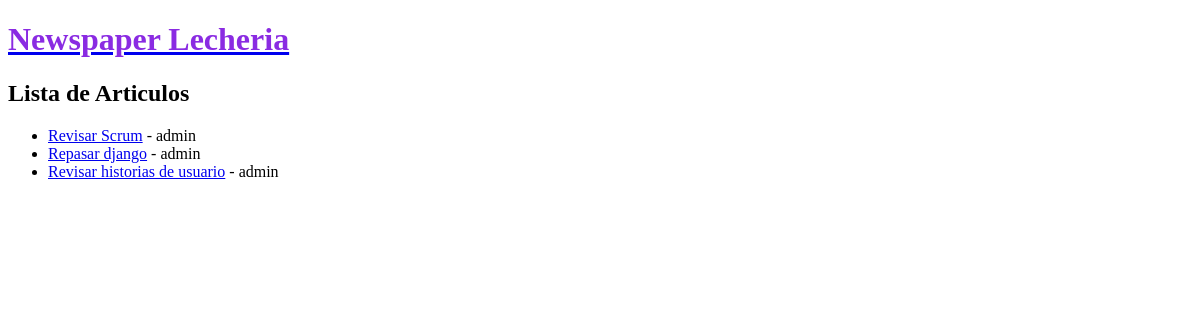
Before: / with the older database file.
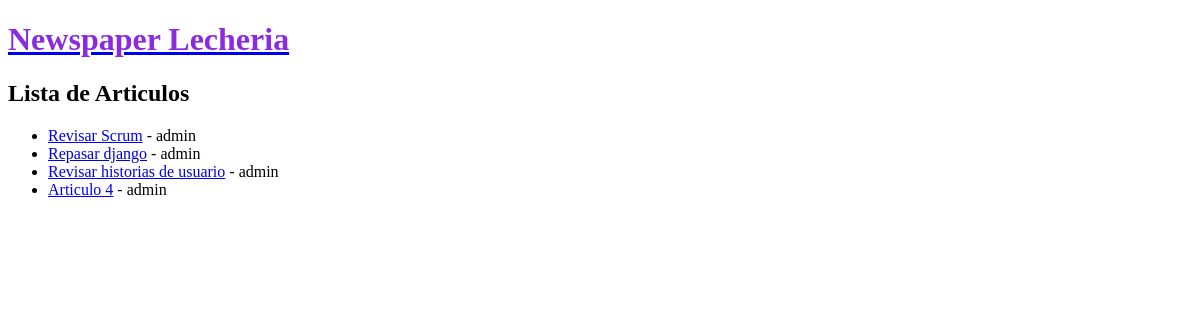
After: the same page with the newer database file.
### newspaper/models.py (models this page shows, shortened)
class Article(models.Model):
    title = models.CharField(max_length=100)
    content = models.TextField()
    author = models.ForeignKey("auth.User", on_delete=models.CASCADE)
    published_date = models.DateTimeField(auto_now_add=True)
    updated_date = models.DateTimeField(auto_now=True)

### newspaper/views.py (the view)
# urls.py: path('', ArticleListView.as_view(), name='article_list'),
class ArticleListView(ListView):
    model = Article
    template_name = "articles-list.html"

### templates/articles-list.html
{% extends "_base.html" %}
{% block content %}
    <h2>Lista de Articulos</h2>
    <ul>
        {% for publication in article_list %}
            <li>
                <a href="{% url 'article-detail' pk=publication.pk %}">{{ publication.title }}</a> - {{ publication.author }}
            </li>
        {% endfor %}
    </ul>
{% endblock content %}

Changed rows visible on the page:
added Article: title "Articulo 4", author "admin"
